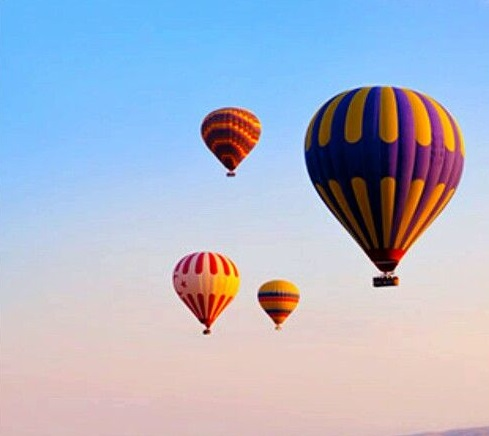
#> input picture Finger Counting/balon.jpg, 489 x 436 px
$ python work.py   (older library calls are emulated)
#> lines starting #> are read from the running program, lines starting #| are printed output that depends on the picture; after the words box and inside, x2 and y2 are one past the last pixel; in counts of white or black regions, pixels touching at a corner belong together
import numpy as np
import cv2

img = cv2.imread('balon.jpg')
#> img is the input picture: shape (436, 489, 3); mean B, G, R 201.4, 181.4, 173
imgray = cv2.cvtColor(img,cv2.COLOR_BGR2GRAY)
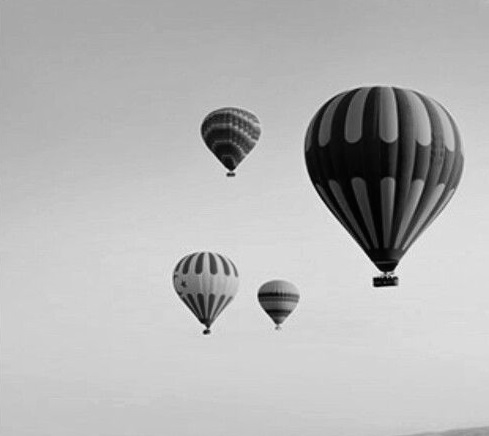
#> imgray: shape (436, 489); min 0, max 249, mean 181.2
ret,thresh = cv2.threshold(imgray,150,205,1)
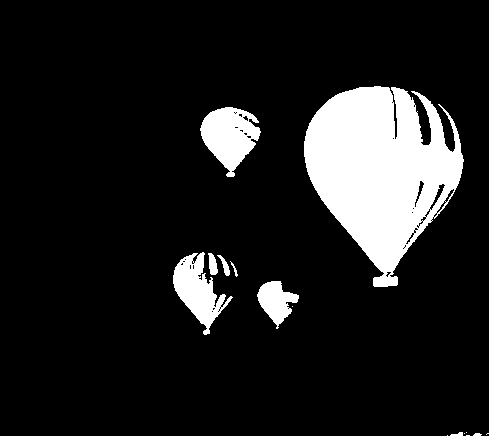
#> thresh: shape (436, 489); values 0 (black) and 205 (white), 12% white; 15 white regions (6 under 20 px)

image, contours, hierarchy = cv2.findContours(thresh.copy(),cv2.RETR_EXTERNAL, cv2.CHAIN_APPROX_NONE )
#> contours = 15 contours, 9 with area under 20; largest, box (x1, y1, x2, y2) and area: (304, 86, 464, 287) 19356, (200, 107, 261, 177) 2512, (173, 252, 233, 335) 2058, (257, 281, 299, 329) 1010, (208, 253, 218, 275) 126, (217, 255, 230, 276) 78
img = cv2.drawContours(img, contours, -1, (0,255,0), 5)
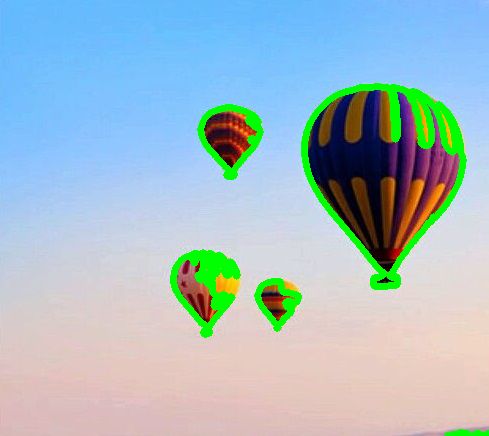
#> img: shape (436, 489, 3); 5.02% of pixels changed, all inside (x1, y1, x2, y2) = (170, 83, 489, 436)


#> (the run stopped early here; a loop or call above may not have finished)
